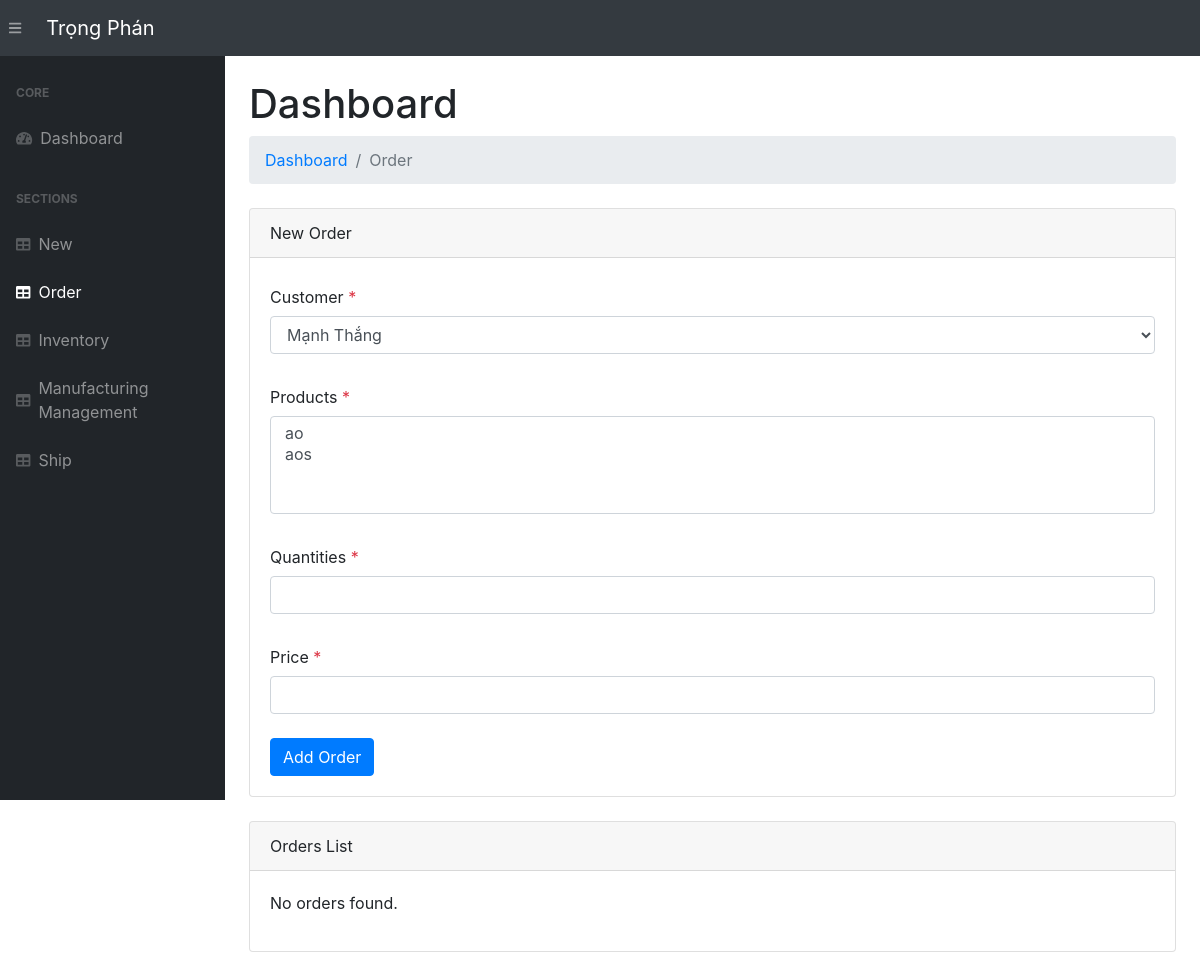
Page /order/ on the earlier database version.
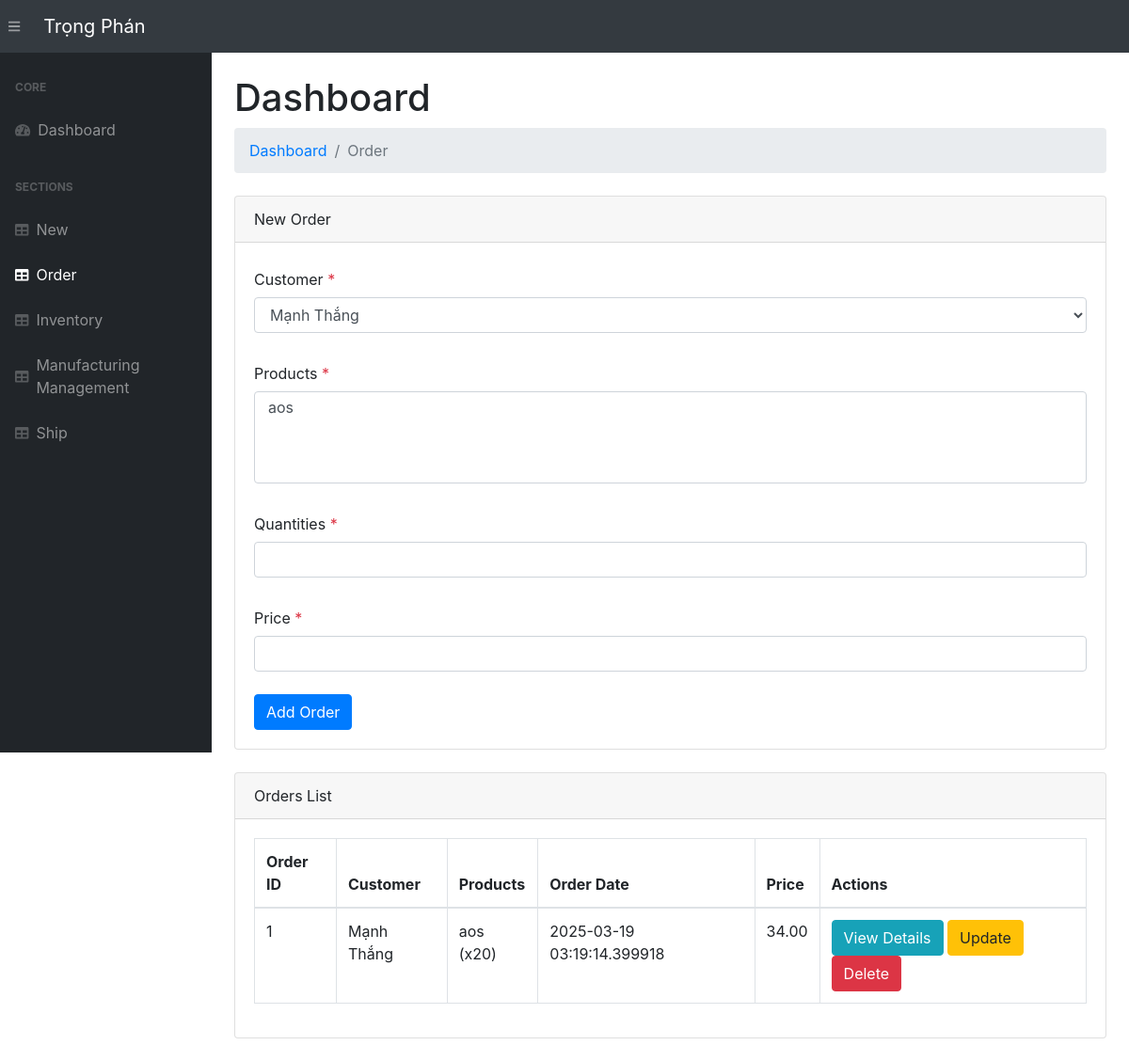
Same page on the later database version.
### app.py (models this page shows, shortened)
class Order(db.Model):
    __tablename__ = 'order'
    order_id      = db.Column(db.Integer, primary_key=True)
    cus_id   = db.Column(db.Integer, db.ForeignKey('customer.cus_id'))
    order_date    = db.Column(db.DateTime, default=datetime.utcnow)
    price         = db.Column(db.Numeric(10, 2), nullable=False)
    customer      = db.relationship('Customer', backref='orders')

class Customer(db.Model):
    __tablename__     = 'customer'
    cus_id            = db.Column(db.Integer, primary_key=True)
    cus_name          = db.Column(db.String(255), nullable=False)
    cus_contact       = db.Column(db.String(255), nullable=False)
    cus_address       = db.Column(db.String(255), nullable=False)

class OrderDetail(db.Model):
    __tablename__ = 'oderdetail'
    oderde_id     = db.Column(db.Integer, primary_key=True)
    order_id      = db.Column(db.Integer, db.ForeignKey('order.order_id'))  # Ensure this points to the `order` table correctly
    product_id    = db.Column(db.Integer, db.ForeignKey('products.product_id'))  # Ensure this points to `product_id` in `Product`
    quantity      = db.Column(db.Integer, nullable=False)
    unit_price    = db.Column(db.Numeric(10, 2), nullable=False)
    order = db.relationship('Order', backref='order_details')
    product = db.relationship('Product', backref='order_details')

class Product(db.Model):
    __tablename__ = 'products'
    product_id = db.Column(db.Integer, primary_key=True)
    pro_name = db.Column(db.String(255), nullable=False)
    pro_category = db.Column(db.String(255))
    pro_unit_price = db.Column(db.Numeric(10, 2), nullable=False)
    pro_stock = db.Column(db.Integer, default=0)
    pro_supplier_id = db.Column(db.Integer, db.ForeignKey('supplier.supplier_id'))  # Sửa lại tên khóa ngoại
    supplier = db.relationship('Supplier', backref='sup_products')
    last_updated = db.Column(db.DateTime, default=datetime.utcnow, onupdate=datetime.utcnow)
    condition = db.Column(db.String(50), nullable=True)
    defect_reason = db.Column(db.String(255), nullable=True)
    pro_status = db.Column(db.String(50), default='In Production')
    pro_material_id = db.Column(db.Integer, db.ForeignKey('material.material_id'))
    material = db.relationship('Material', backref='mate_products')

### app.py (the view, shortened to what this page needs)
@app.route('/order/', methods=["POST", "GET"])
def viewOrder():
    orders = Order.query.all()  # Fetch all orders from the database
    customers = Customer.query.all()  # Fetch all customers to populate the customer dropdown
    products = Product.query.all()  # Fetch all products to populate the product dropdown
    order_details=OrderDetail.query.all()
    return render_template("order.html", orders=orders, customers=customers, products=products, order_detail=order_details)

### templates/order.html (shortened to what this page needs)
{% extends 'base.html' %}
{% block content %}
<main>
    <div class="container-fluid">
        <h1 class="mt-4">Dashboard</h1>
        <ol class="breadcrumb mb-4">
            <li class="breadcrumb-item"><a href="/">Dashboard</a></li>
            <li class="breadcrumb-item active">Order</li>
        </ol>
        <div class="card mb-4">
            <div class="card-header">New Order</div>
            <div class="card-body">
                <form method="POST">
                    <label for="cus_id" class="col-form-label">Customer <span class="text-danger">*</span></label>
                    <select name="cus_id" id="cus_id" class="form-control" required>
                        {% for customer in customers %}
                            <option value="{{ customer.cus_id }}">{{ customer.cus_name }}</option>
                        {% endfor %}
                    </select>
                    <br>
                    <label for="product_ids" class="col-form-label">Products <span class="text-danger">*</span></label>
                    <select name="product_ids" id="product_ids" class="form-control" multiple required>
                        {% for product in products %}
                            <option value="{{ product.product_id }}">{{ product.pro_name }}</option>
                        {% endfor %}
                    </select>
                    <br>
                    <label for="quantities" class="col-form-label">Quantities <span class="text-danger">*</span></label>
                    <input type="text" name="quantities" id="quantities" class="form-control" required>
                    <br>
                    <label for="price" class="col-form-label">Price <span class="text-danger">*</span></label>
                    <input type="text" name="price" class="form-control" required>
                    <br>
                    <input type="submit" value="Add Order" class="btn btn-primary">
                </form>
            </div>
        </div>
        <div class="card mb-4">
            <div class="card-header">Orders List</div>
            <div class="card-body">
                <div class="table-responsive">
                    {% if orders %}
                        <table class="table table-bordered" id="dataTable" width="100%" cellspacing="0">
                            <thead>
                                <tr>
                                    <th>Order ID</th>
                                    <th>Customer</th>
                                    <th>Products</th>
                                    <th>Order Date</th>
                                    <th>Price</th>
                                    <th>Actions</th>
                                </tr>
                            </thead>
                            <tbody>
                                {% for order in orders %}
                                    <tr>
                                        <td>{{ order.order_id }}</td>
                                        <td>{{ order.customer.cus_name }}</td>
                                        <td>
                                            {% for order_detail in order.order_details %}
                                                {{ order_detail.product.pro_name }} (x{{ order_detail.quantity }})<br>
                                            {% endfor %}
                                        </td>
                                        <td>{{ order.order_date }}</td>
                                        <td>{{ order.price }}</td>
                                        <td>
                                            <a href="/order-detail/{{ order.order_id }}" class="btn btn-info">View Details</a>
                                            <a href="/update-order/{{ order.order_id }}" class="btn btn-warning">Update</a>
                                            <a href="/delete-order/{{ order.order_id }}" class="btn btn-danger">Delete</a>
                                        </td>
                                    </tr>
                                {% endfor %}
                            </tbody>
                        </table>
                    {% else %}
                        <p>No orders found.</p>
                    {% endif %}
                </div>
            </div>
        </div>
    </div>
</main>
{% endblock %}

### templates/base.html (shortened to what this page needs)
<!DOCTYPE html>
<html lang="en">
<head>
    <link rel="stylesheet" href="{{ url_for('static', filename='css/bootstrap/styles.css')}}">
    <link href="https://cdn.datatables.net/1.10.20/css/dataTables.bootstrap4.min.css" rel="stylesheet" />
</head>
<body class="sb-nav-fixed">
    <nav class="sb-topnav navbar navbar-expand navbar-dark bg-dark">
        <button class="btn btn-link btn-sm order-1 order-lg-0" id="sidebarToggle" href="#"><i class="fas fa-bars"></i></button>
        <a class="navbar-brand" href="/">Trọng Phán </a>
    </nav>
    <div id="layoutSidenav">
        <div id="layoutSidenav_nav">
            <nav class="sb-sidenav accordion sb-sidenav-dark" id="sidenavAccordion">
                <div class="sb-sidenav-menu">
                    <div class="nav">
                        <div class="sb-sidenav-menu-heading">Core</div>
                        <a class="nav-link" href="/">
                            <div class="sb-nav-link-icon"><i class="fas fa-tachometer-alt"></i></div>
                            Dashboard
                        </a>
                        <div class="sb-sidenav-menu-heading">Sections</div>
                        <a class="nav-link" href="/infor/">
                            <div class="sb-nav-link-icon"><i class="fas fa-table"></i></div>
                            New
                        </a>
                        <a class="nav-link" href="/order/">
                            <div class="sb-nav-link-icon"><i class="fas fa-table"></i></div>
                            Order
                        </a>
                        <a class="nav-link" href="/inventory/">
                            <div class="sb-nav-link-icon"><i class="fas fa-table"></i></div>
                            Inventory
                        </a>
                        <a class="nav-link" href="/manufacturing-management/">
                            <div class="sb-nav-link-icon"><i class="fas fa-table"></i></div>
                            Manufacturing Management
                        </a>
                        <a class="nav-link" href="/shipping/">
                            <div class="sb-nav-link-icon"><i class="fas fa-table"></i></div>
                            Ship
                        </a>
                    </div>
                </div>
            </nav>
        </div>
        <div id="layoutSidenav_content">
            {% block content %}
            {% endblock %}
        </div>
    </div>
</body>
</html>

Differences in the rows shown:
added Order: order_id "1", customer.cus_name "Mạnh Thắng", order_date "2025-03-19 03:19:14.399918", price "34.00"
added OrderDetail: product.pro_name "aos", quantity "20"
Other differences:
form field product_ids: "ao / aos" → "aos"
text no longer shown: "No orders found."
text now shown: "Order ID Customer Products Order Date Price Actions"
